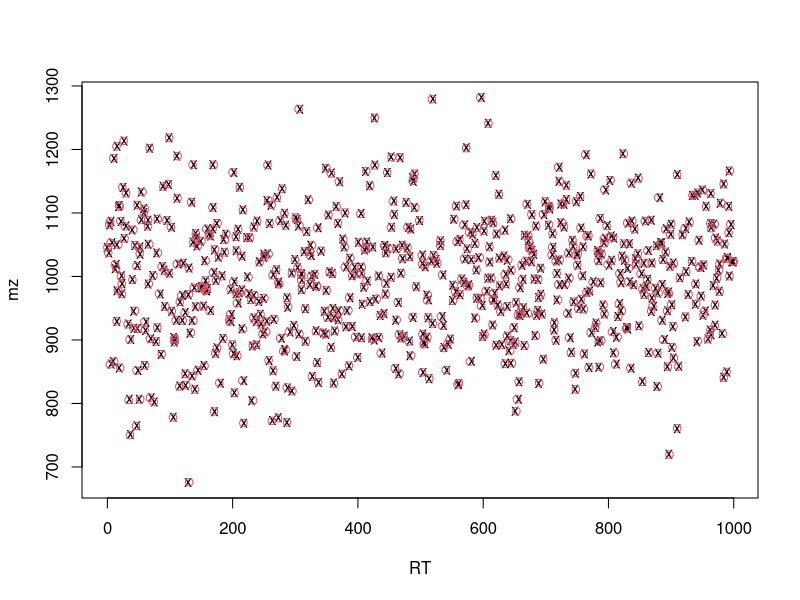
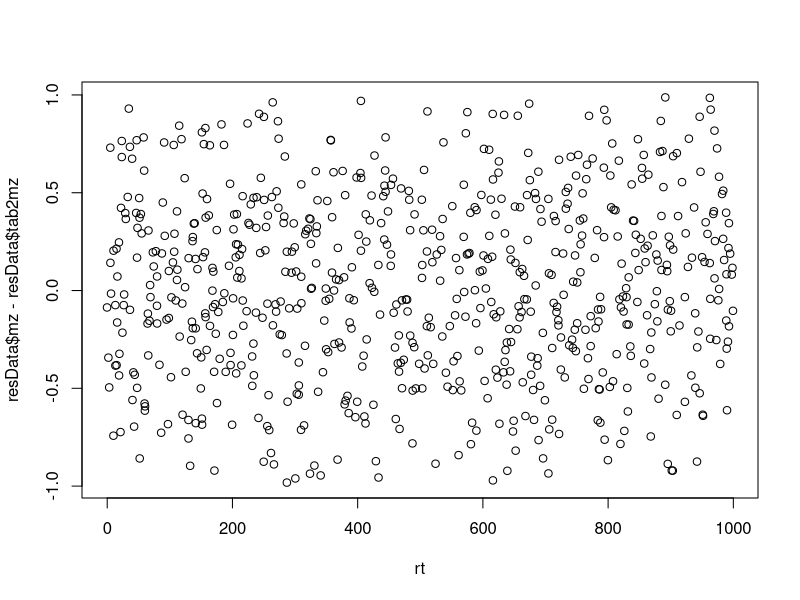
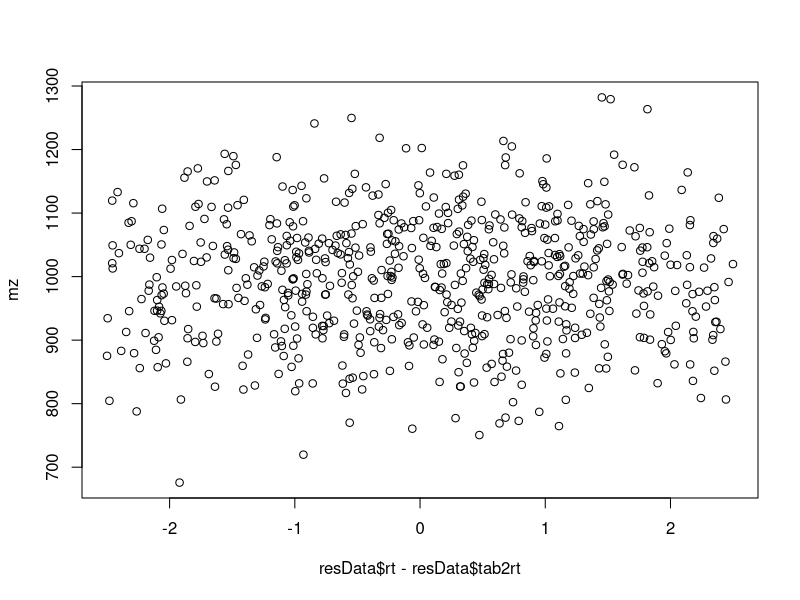
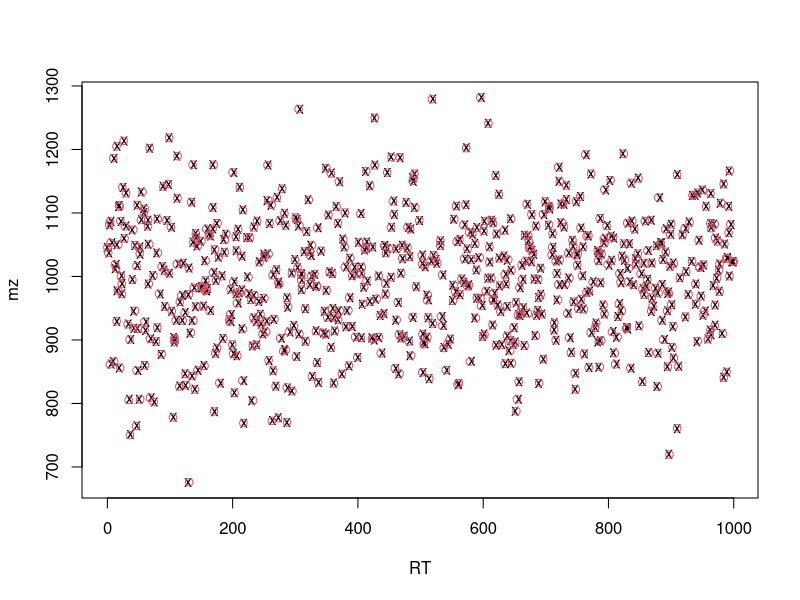

Reproduce these figures in R, in order.
## ---- chunk 1



tmp1 <- cbind(sample(letters,1000,replace=TRUE),sample(letters,1000,replace=TRUE),sample(letters,1000,replace=TRUE))
tmp2 <- cbind(sample(letters,1000,replace=TRUE),sample(letters,1000,replace=TRUE),sample(letters,1000,replace=TRUE))

tmp1<-apply(tmp1, 1, paste ,collapse="")
tmp2<-apply(tmp2, 1, paste ,collapse="")

nrseq1 <- 1:1000
nrseq2 <- (rnorm(1000, mean=1000,sd=100))

tab1 <- data.frame(tmp1, nrseq1 + rnorm(1000,0,1.5), nrseq2 + rnorm(1000,0,0.4))
tab2 <-  data.frame(tmp2,  nrseq1 + rnorm(1000,0,1.5), nrseq2 + rnorm(1000,0,0.4) )

colnames(tab1) <- c("name","rt","mz")

tab2 <-  data.frame(tmp2,  nrseq1 + rnorm(1000,0,1.5), nrseq2 + rnorm(1000,0,0.4) )
colnames(tab2) <- c("name","rt","mz")
## ---- chunk 2

mzerror <- 1
rterror <- 2.5
tab2<-data.frame(tab2, rtmi = tab2$rt - rterror , rtma = tab2$rt + rterror , mzmi = tab2$mz - mzerror, mzma = tab2$mz + mzerror )

## ---- chunk 3
suppressMessages(library(dplyr))
suppressMessages(library(DBI))

dbfile <- "my_mqdb.sqlite3"
if(file.exists(dbfile)){
  file.remove(dbfile)
}

my_mqdb <- src_sqlite(dbfile, create=TRUE)
copy_to(my_mqdb, tab1,  temporary = FALSE)
copy_to(my_mqdb, tab2,  temporary = FALSE)


dbDisconnect(my_mqdb$con)

## ---- chunk 4

my_mqdb <- src_sqlite(dbfile)
dbListTables(my_mqdb$con)
res <-dbSendQuery(my_mqdb$con , "select tab1.mz, tab1.rt, tab2.mz as tab2mz, tab2.rt as tab2rt from tab1 
                  inner join tab2 on tab1.mz < tab2.mzma and tab1.mz > tab2.mzmi 
                  and tab1.rt < tab2.rtma and tab1.rt > tab2.rtmi")
resData <- dbFetch(res,n=-1)
dbClearResult(res)
dim(resData)
head(resData)
plot(resData$rt, resData$mz, xlab="RT", ylab="mz",pch="x" )
points(resData$tab2rt, resData$tab2mz,col=2 )
plot((resData$rt + resData$tab2rt)/2, resData$mz - resData$tab2mz, xlab="rt")
plot(resData$rt - resData$tab2rt, (resData$mz + resData$tab2mz)/2, ylab="mz")
dbDisconnect(my_mqdb$con)

## ---- chunk 5
suppressMessages(library(sqldf))
res2 <- sqldf("select tab1.mz, tab1.rt, tab2.mz as tab2mz, tab2.rt as tab2rt from tab1 
                  inner join tab2 on tab1.mz < tab2.mzma and tab1.mz > tab2.mzmi 
                  and tab1.rt < tab2.rtma and tab1.rt > tab2.rtmi")
dim(res2)
head(res2)
plot(res2$rt, res2$mz, xlab="RT", ylab="mz",pch="x" )
points(res2$tab2rt, res2$tab2mz,col=2 )
